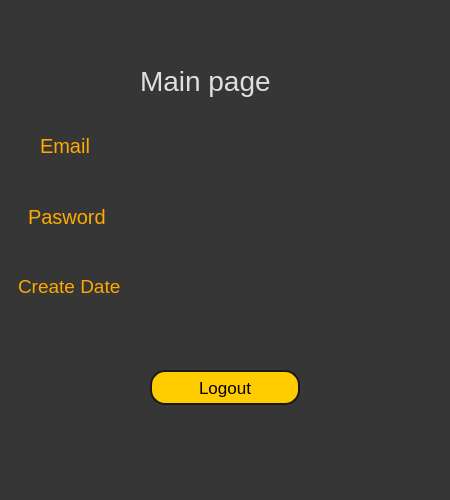
<?xml version="1.0" encoding="UTF-8"?>
<ui version="4.0">
 <class>createaccount</class>
 <widget class="QDialog" name="createaccount">
  <property name="geometry">
   <rect>
    <x>0</x>
    <y>0</y>
    <width>450</width>
    <height>500</height>
   </rect>
  </property>
  <property name="windowTitle">
   <string>Create Accont</string>
  </property>
  <property name="styleSheet">
   <string notr="true">background-color: rgb(54, 54, 54);</string>
  </property>
  <widget class="QLabel" name="label">
   <property name="geometry">
    <rect>
     <x>140</x>
     <y>60</y>
     <width>131</width>
     <height>41</height>
    </rect>
   </property>
   <property name="styleSheet">
    <string notr="true">color: rgb(223, 223, 223);
font-size:28px;</string>
   </property>
   <property name="text">
    <string>Main page</string>
   </property>
  </widget>
  <widget class="QLabel" name="label_2">
   <property name="geometry">
    <rect>
     <x>40</x>
     <y>130</y>
     <width>51</width>
     <height>31</height>
    </rect>
   </property>
   <property name="styleSheet">
    <string notr="true">font-size:20px;
color: rgb(255, 170, 0);</string>
   </property>
   <property name="text">
    <string>Email:</string>
   </property>
  </widget>
  <widget class="QLabel" name="label_3">
   <property name="geometry">
    <rect>
     <x>28</x>
     <y>201</y>
     <width>81</width>
     <height>31</height>
    </rect>
   </property>
   <property name="styleSheet">
    <string notr="true">font-size:20px;
color: rgb(255, 170, 0);</string>
   </property>
   <property name="text">
    <string>Pasword</string>
   </property>
  </widget>
  <widget class="QLabel" name="label_4">
   <property name="geometry">
    <rect>
     <x>18</x>
     <y>271</y>
     <width>111</width>
     <height>31</height>
    </rect>
   </property>
   <property name="styleSheet">
    <string notr="true">font-size:19px;
color: rgb(255, 170, 0);</string>
   </property>
   <property name="text">
    <string>Create Date</string>
   </property>
  </widget>
  <widget class="QLabel" name="email">
   <property name="geometry">
    <rect>
     <x>170</x>
     <y>130</y>
     <width>171</width>
     <height>20</height>
    </rect>
   </property>
   <property name="styleSheet">
    <string notr="true">color: rgb(255, 255, 255);
font-size:15px</string>
   </property>
   <property name="text">
    <string/>
   </property>
  </widget>
  <widget class="QLabel" name="password">
   <property name="geometry">
    <rect>
     <x>170</x>
     <y>200</y>
     <width>171</width>
     <height>20</height>
    </rect>
   </property>
   <property name="styleSheet">
    <string notr="true">color: rgb(255, 255, 255);
font-size:15px</string>
   </property>
   <property name="text">
    <string/>
   </property>
  </widget>
  <widget class="QLabel" name="createdate">
   <property name="geometry">
    <rect>
     <x>170</x>
     <y>270</y>
     <width>171</width>
     <height>20</height>
    </rect>
   </property>
   <property name="styleSheet">
    <string notr="true">color: rgb(255, 255, 255);
font-size:15px</string>
   </property>
   <property name="text">
    <string/>
   </property>
  </widget>
  <widget class="QPushButton" name="logoutbutton">
   <property name="geometry">
    <rect>
     <x>150</x>
     <y>370</y>
     <width>150</width>
     <height>35</height>
    </rect>
   </property>
   <property name="styleSheet">
    <string notr="true">padding:5px;
border:2px solid rgb(26, 26, 26);
border-radius:15px;
font-size:17px;
background-color: rgb(255, 204, 0);</string>
   </property>
   <property name="text">
    <string>Logout</string>
   </property>
  </widget>
 </widget>
 <resources/>
 <connections/>
</ui>
